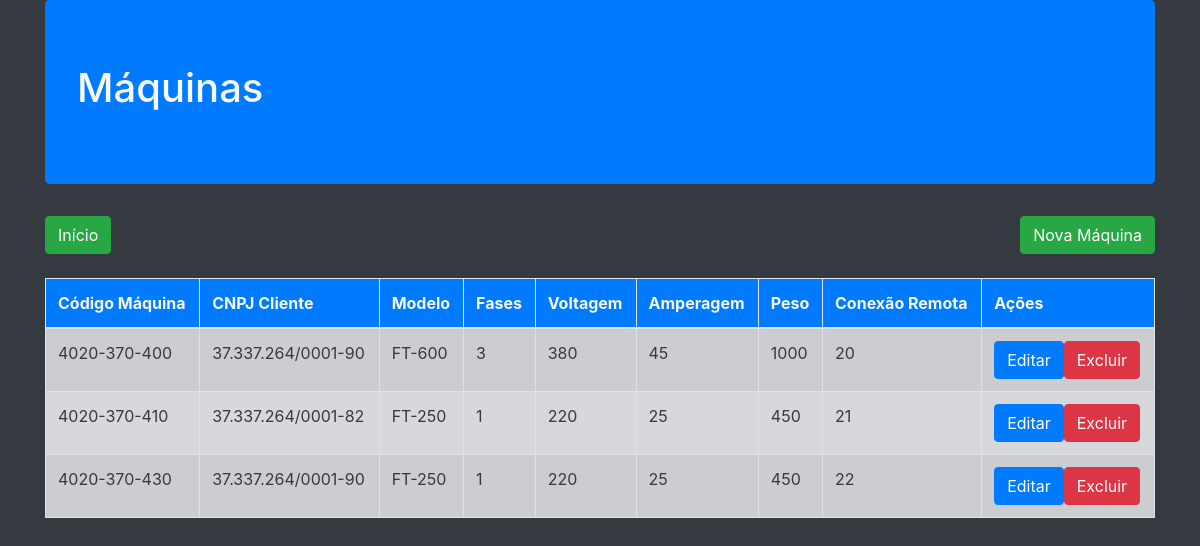
The app's page /Maquinas/ListaMaquina.php with its own data.
### tables this page shows
CREATE TABLE `maquina` (
  `cod_maq` varchar(20) NOT NULL,
  `modelo` varchar(100) NOT NULL,
  `fases` int(3) NOT NULL,
  `voltagem` int(11) NOT NULL,
  `amperagem` varchar(10) NOT NULL,
  `peso` varchar(10) NOT NULL,
  `maq` varchar(10) DEFAULT NULL,
  `cnpj_cli` varchar(18) NOT NULL
);

### Vendedor/App/Db/Conexao.class.php (called while the page is built, shortened)
<?php
class Conexao{
private $table;
private $connection;
public function __construct($table=null)
{
    $this->table= $table;
}
private function Conexao(){
    $username='root';
    $password='';
   try{
        $this->connection= new PDO ('mysql:host=localhost;dbname=cadastro_maquinas',$username, $password);
        $this->connection->setAttribute(PDO::ATTR_ERRMODE,PDO::ERRMODE_EXCEPTION);
    }catch(PDOException $e){
        die('ERROR:'.$e->getMessage());
}
}
public function execute($query,$params=[]){
    try{
        $statement = $this->connection->prepare($query);
        $statement->execute($params);
        return $statement;
    }catch(PDOException $e){
        die('ERROR:'.$e->getMessage());
    }
}
public function select($where=null,$order=null,$limit=null,$fields='*'){
    $where= strlen($where)?'WHERE '.$where:'';
    $order= strlen($order)?'ORDER BY '.$order:'';
    $limit= strlen($limit)?'LIMIT '.$limit:'';
    $query='SELECT '.$fields.' FROM '.$this->table.' '.$where.' '.$order.' '.$limit;
    return $this->execute($query);
}
}
?>

### Vendedor/App/Entity/Maquina.class.php (called while the page is built, shortened)
<?php
require_once ('../Vendedor/App/Db/Conexao.class.php');
class Maquina{
public static function getMaquinas($where=null,$order=null,$limit=null,$fields='*'){
return (new Conexao('maquina'))->select($where,$order,$limit,$fields)
                                ->fetchAll(PDO::FETCH_CLASS,self::class);
}
}
?>

### Maquinas/ListaMaquina.php (the view, shortened to what this page needs)
<?php
require ('../Vendedor/App/Entity/Maquina.class.php');
$maquinas = Maquina:: getMaquinas();
$imprime='';
foreach ($maquinas as $maquina){
    $imprime.= '<tr>
    <td>'.$maquina->cod_maq.'</td>
    <td>'.$maquina->cnpj_cli.'</td>
    <td>'.$maquina->modelo.'</td>
    <td>'.$maquina->fases.'</td>
    <td>'.$maquina->voltagem.'</td>
    <td>'.$maquina->amperagem.'</td>
    <td>'.$maquina->peso.'</td>
    <td>'.$maquina->maq.'</td>
    <td><a href="EditarMaquina.php?maquina='.$maquina->cod_maq.'" class="btn btn-primary">Editar</a ><a href="DeletarMaquina.php?maquina='.$maquina->cod_maq.'"  class="btn btn-danger">Excluir</a></td>
</tr>';
}
require ('./Header.php')
?>
<a class="btn btn-success mb-4 float-left" href="../index.php">Início</a>
<a class="btn btn-success mb-4 float-right" href="./CadastraMaquina.php">Nova Máquina</a>
<table class="table  table-striped table-bordered table-hover">
    <thead class="bg-primary">
        <tr>
            <th>Código Máquina</th>
            <th>CNPJ Cliente</th>
            <th>Modelo</th>
            <th>Fases</th>
            <th>Voltagem</th>
            <th>Amperagem</th>
            <th>Peso</th>
            <th>Conexão Remota</th>
            <th>Ações</th>
        </tr>
    </thead>
    <tbody class="table-secondary text-dark">
       <?php if ($imprime=='')
       echo $imprime;?>
    </tbody>
</table>
<?php
require ('./Footer.php')
?>

### records on screen
maquina: cod_maq "4020-370-400", cnpj_cli "37.337.264/0001-90", modelo "FT-600", fases "3", voltagem "380", amperagem "45", peso "1000", maq "20"
maquina: cod_maq "4020-370-410", cnpj_cli "37.337.264/0001-82", modelo "FT-250", fases "1", voltagem "220", amperagem "25", peso "450", maq "21"
maquina: cod_maq "4020-370-430", cnpj_cli "37.337.264/0001-90", modelo "FT-250", fases "1", voltagem "220", amperagem "25", peso "450", maq "22"
